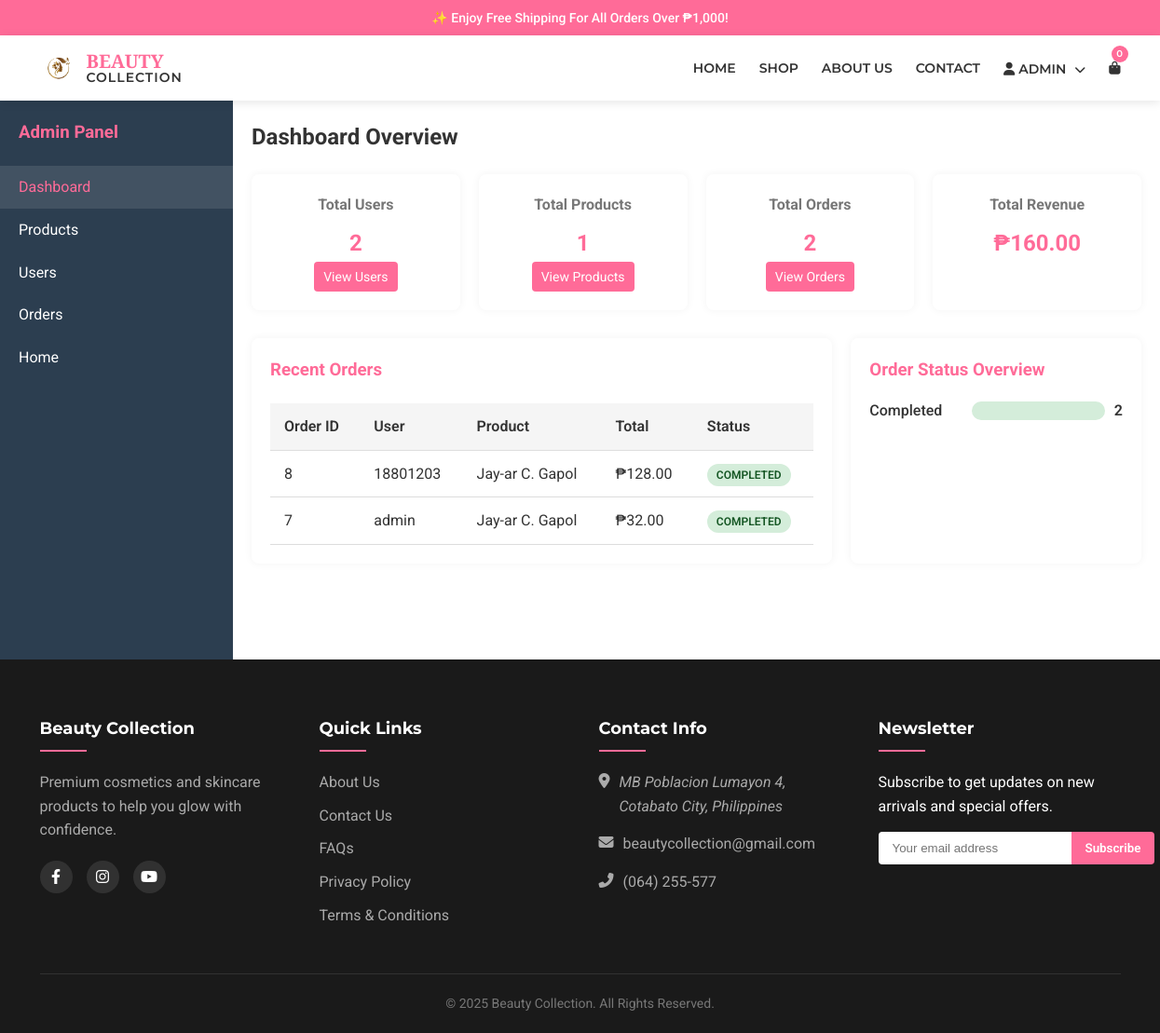
Page /admin/dashboard.php (signed in) on the committed database.
### tables this page shows
CREATE TABLE IF NOT EXISTS `orders` (
  `id` int(11) NOT NULL AUTO_INCREMENT,
  `user_id` int(11) NOT NULL,
  `product_id` int(11) NOT NULL,
  `quantity` int(11) NOT NULL,
  `total_price` decimal(10,2) NOT NULL,
  `status` enum('pending','processing','completed','cancelled') DEFAULT 'pending',
  `order_date` timestamp NOT NULL DEFAULT current_timestamp(),
  PRIMARY KEY (`id`),
  KEY `user_id` (`user_id`),
  KEY `product_id` (`product_id`)
);

CREATE TABLE IF NOT EXISTS `users` (
  `id` int(11) NOT NULL AUTO_INCREMENT,
  `username` varchar(50) NOT NULL,
  `password` varchar(255) NOT NULL,
  `email` varchar(100) NOT NULL,
  `role` enum('admin','user') DEFAULT 'user',
  PRIMARY KEY (`id`),
  UNIQUE KEY `username` (`username`),
  UNIQUE KEY `email` (`email`)
);

CREATE TABLE IF NOT EXISTS `products` (
  `id` int(11) NOT NULL AUTO_INCREMENT,
  `name` varchar(100) NOT NULL,
  `description` text DEFAULT NULL,
  `price` decimal(10,2) NOT NULL,
  `image` varchar(255) DEFAULT NULL,
  `category` varchar(50) NOT NULL DEFAULT 'Uncategorized',
  `is_bestseller` tinyint(1) DEFAULT 0,
  PRIMARY KEY (`id`)
);

### admin/dashboard.php (the view, shortened to what this page needs)
<?php
include('../header.php');
$totalUsers = $pdo->query("SELECT COUNT(*) FROM users")->fetchColumn();
$totalProducts = $pdo->query("SELECT COUNT(*) FROM products")->fetchColumn();
$totalOrders = $pdo->query("SELECT COUNT(*) FROM orders")->fetchColumn();
$totalRevenue = $pdo->query("SELECT SUM(total_price) FROM orders WHERE status = 'completed'")->fetchColumn();
$totalRevenue = $totalRevenue ? $totalRevenue : 0;
$recentOrders = $pdo->query("
    SELECT o.*, u.username, p.name as product_name
    FROM orders o
    JOIN users u ON o.user_id = u.id
    JOIN products p ON o.product_id = p.id
    ORDER BY o.order_date DESC
    LIMIT 5
")->fetchAll();
$statusCounts = $pdo->query("
    SELECT status, COUNT(*) as count
    FROM orders
    GROUP BY status
")->fetchAll(PDO::FETCH_KEY_PAIR);
?>
<div class="admin-container">
    <div class="sidebar">
        <h3>Admin Panel</h3>
        <ul>
            <li><a href="dashboard.php" class="active">Dashboard</a></li>
            <li><a href="products.php">Products</a></li>
            <li><a href="users.php">Users</a></li>
            <li><a href="orders.php">Orders</a></li>
            <li><a href="../index.php">Home</a></li>
        </ul>
    </div>
    <div class="main-content">
        <h2>Dashboard Overview</h2>
        <div class="stats-grid">
            <div class="stat-card">
                <h3>Total Users</h3>
                <p><?php echo $totalUsers; ?></p>
                <a href="users.php" class="btn btn-sm">View Users</a>
            </div>
            <div class="stat-card">
                <h3>Total Products</h3>
                <p><?php echo $totalProducts; ?></p>
                <a href="products.php" class="btn btn-sm">View Products</a>
            </div>
            <div class="stat-card">
                <h3>Total Orders</h3>
                <p><?php echo $totalOrders; ?></p>
                <a href="orders.php" class="btn btn-sm">View Orders</a>
            </div>
            <div class="stat-card">
                <h3>Total Revenue</h3>
                <p>₱<?php echo number_format($totalRevenue, 2); ?></p>
            </div>
        </div>
        <div class="dashboard-sections">
            <div class="dashboard-section">
                <h3>Recent Orders</h3>
                <table class="admin-table">
                    <thead>
                        <tr>
                            <th>Order ID</th>
                            <th>User</th>
                            <th>Product</th>
                            <th>Total</th>
                            <th>Status</th>
                        </tr>
                    </thead>
                    <tbody>
                        <?php foreach ($recentOrders as $order): ?>
                        <tr>
                            <td><?php echo $order['id']; ?></td>
                            <td><?php echo htmlspecialchars($order['username']); ?></td>
                            <td><?php echo htmlspecialchars($order['product_name']); ?></td>
                            <td>₱<?php echo number_format($order['total_price'], 2); ?></td>
                            <td><span class="status-badge status-<?php echo $order['status']; ?>"><?php echo ucfirst($order['status']); ?></span></td>
                        </tr>
                        <?php endforeach; ?>
                    </tbody>
                </table>
            </div>
            <div class="dashboard-section">
                <h3>Order Status Overview</h3>
                <div class="status-chart">
                    <?php foreach ($statusCounts as $status => $count): ?>
                    <div class="status-item">
                        <span class="status-label"><?php echo ucfirst($status); ?></span>
                        <div class="status-bar-container">
                            <div class="status-bar status-<?php echo $status; ?>" style="width: <?php echo ($count / $totalOrders) * 100; ?>%"></div>
                        </div>
                        <span class="status-count"><?php echo $count; ?></span>
                    </div>
                    <?php endforeach; ?>
                </div>
            </div>
        </div>
    </div>
</div>
<?php include('../footer.php'); ?>

### admin/styles.css (style rules this page uses)
:root { --primary: #ff6b98; --primary-dark: #e84980; --secondary: #f8bbd0; --light: #fce4ec; --dark: #333; --gray: #777; --light-gray: #f5f5f5; --white: #fff; --transition: all 0.3s ease; }
* { margin: 0; padding: 0; box-sizing: border-box; }
body { font-family: 'Roboto', sans-serif; color: var(--dark); line-height: 1.6; }
a { text-decoration: none; color: inherit; transition: var(--transition); }
ul { list-style: none; }
.admin-container { display: flex; min-height: calc(100vh - 200px); }
.sidebar { width: 250px; background: #2c3e50; color: white; padding: 20px 0; }
.sidebar h3 { padding: 0 20px; margin-bottom: 20px; color: var(--primary); }
.sidebar ul { list-style: none; }
.sidebar li a { display: block; padding: 10px 20px; color: white; transition: var(--transition); }
.sidebar li a:hover, .sidebar li a.active { background: rgba(255,255,255,0.1); color: var(--primary); }
.main-content { flex: 1; padding: 20px; }
.admin-table { width: 100%; border-collapse: collapse; margin-top: 20px; }
.admin-table th, .admin-table td { padding: 12px 15px; text-align: left; border-bottom: 1px solid #ddd; }
.admin-table th { background-color: #f5f5f5; font-weight: 600; }
.btn { display: inline-block; padding: 8px 16px; background: var(--primary); color: white; border-radius: 4px; transition: var(--transition); }
.btn-sm { padding: 5px 10px; font-size: 14px; }
.stats-grid { display: grid; grid-template-columns: repeat(auto-fit, minmax(200px, 1fr)); gap: 20px; margin-top: 20px; }
.stat-card { background: white; padding: 20px; border-radius: 8px; box-shadow: 0 0 10px rgba(0,0,0,0.05); text-align: center; }
.stat-card h3 { font-size: 16px; color: var(--gray); margin-bottom: 10px; }
.stat-card p { font-size: 24px; font-weight: 700; color: var(--primary); }
.dashboard-sections { display: grid; grid-template-columns: 2fr 1fr; gap: 20px; margin-top: 30px; }
.dashboard-section { background: white; padding: 20px; border-radius: 8px; box-shadow: 0 0 10px rgba(0,0,0,0.05); }
.dashboard-section h3 { margin-bottom: 15px; color: var(--primary); }
.status-badge { padding: 5px 10px; border-radius: 20px; font-size: 12px; font-weight: 600; text-transform: uppercase; }
.status-completed { background-color: #d4edda; color: #155724; }
.status-chart { margin-top: 15px; }
.status-item { display: flex; align-items: center; margin-bottom: 10px; }
.status-label { width: 100px; font-weight: 500; }
.status-bar-container { flex: 1; height: 20px; background-color: #f5f5f5; border-radius: 10px; overflow: hidden; margin: 0 10px; }
.status-bar { height: 100%; }
.status-count { font-weight: 600; color: var(--dark); }

### rows in the picture
orders: id "8", user.username "18801203", product.name "Jay-ar C. Gapol", total_price "128.00", status "COMPLETED"
orders: id "7", user.username "admin", product.name "Jay-ar C. Gapol", total_price "32.00", status "COMPLETED"

### other values in the picture
$_SESSION['username'] "ADMIN"
$totalUsers "2"
$totalProducts "1"
$totalOrders "2"
$totalRevenue "160.00"
$status "Completed"
$count "2"
